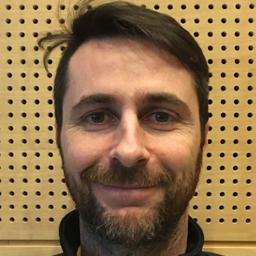
#> input picture 2020/L14/damiano.jpg, 256 x 256 px
$ jupyter execute 'ICA applied in images.ipynb'   (shell and % lines are left out)
#> lines starting #> are read from the running program, lines starting #| are printed output that depends on the picture; long printed decimals are rounded
[cell 1]
import cv2
import matplotlib.pyplot as plt
import numpy as np

[cell 2]
im1='4.jpg'
im2='5.jpg'
im2='frank.jpg'
#im2='ghasemi.jpg'
im1='damiano.jpg'

[cell 3]
# Function to show two images
def showTwoIm(im1, im2):
    plt.figure(figsize=(28, 14))
    plt.subplot(1,2,1)
    plt.imshow(im1,cmap='gray')
    plt.axis('off')
    plt.subplot(1,2,2)
    plt.imshow(im2,cmap='gray')
    plt.axis('off')
    plt.show()

[cell 4]
# Original images
S1 = cv2.imread(im1,0)
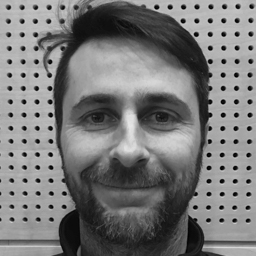
#> S1: shape (256, 256); min 0, max 230, mean 121
S2 = cv2.imread(im2,0)
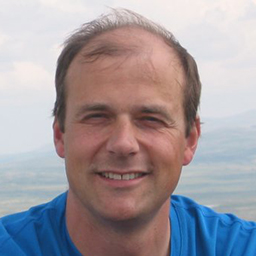
#> input picture 2020/L14/frank.jpg, 256 x 256 px
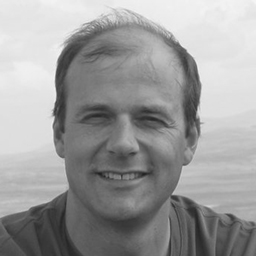
#> S2: shape (256, 256); min 32, max 244, mean 155.8
m,n = S1.shape
#> m = 256; n = 256
showTwoIm(S1, S2)

[cell 5]
plt.scatter(S1.flatten(),S2.flatten())

[cell 6]
# Mixing them
w = np.array([[0.6, 0.4], [0.4, 0.6]])

X1 = w[0,0]*S1 + w[0,1]*S2
X2 = w[1,0]*S1 + w[1,1]*S2
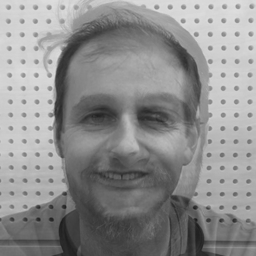
#> X2: shape (256, 256) float64; min 27.6, max 222.4, mean 141.9

showTwoIm(X1, X2)

[cell 7]
plt.scatter(X1.flatten(),X2.flatten())
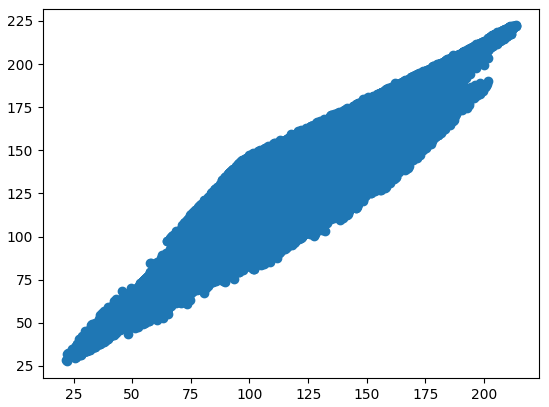
#> figure drawn by matplotlib, 1 panel

### Step 1: Rotation of the parallelogram
Finding the angle with maximal variance

Variance at an arbitrary angle of orientation:
$$Var(\theta)=\sum_{j=1}^{N}\left\{ [x_1(j) \quad x_2(j)] \begin{bmatrix}
cos \theta  \\
sin \theta \end{bmatrix} \right\}^2 $$
Differentiating with respect to $\theta$
$$ d\frac{Var(\theta)}{d \theta}=\sum_{j=1}^{N}[x_2^2(j)-x_1^2(j)]sin(2\theta)+2x_1(j)x_2(j)cos(2\theta)$$
Setting $ d\frac{Var(\theta)}{d \theta}=0$
$$\theta_o =\frac{1}{2}tan^{-1}\left [  \frac{-2\sum_{j=1}^{N}x_1(j)x_2(j)}{\sum_{j=1}^{N}[x_2^2(j)-x_1^2(j)]}  \right]$$

[cell 8]
# make it a vector and center data around mean

M, N = X1.shape
#> M = 256; N = 256

x1 = X1.reshape(M*N, 1)
x2 = X2.reshape(M*N, 1)

x1v = x1 - np.mean(x1)
x2v = x2 - np.mean(x2)

theta0 = 0.45*np.arctan( -2*np.sum(x1v*x2v) / np.sum(x1v**2-x2v**2) ); # compute 1st principal direction
#> theta0 = 0.705
print("Theta = ",theta0*180/np.pi)
#| Theta =  40.396

$$U^{*}=\begin{bmatrix}
cos\theta_o & sin \theta_o \\
-sin \theta_o & cos \theta_o
\end{bmatrix}$$

[cell 9]
Ustar = np.array([[np.cos(theta0), np.sin(theta0)],
               [-np.sin(theta0), np.cos(theta0)]])
#> Ustar = [[0.762, 0.648], [-0.648, 0.762]]

### Step 2: Scaling of parallelogram

Finding the scaling of the principal components
Variance along the two principal compoment axes:
$$\sigma_1=\sum_{j=1}^{N}\left\{[x_1(j)\quad x_2(j)] \begin{bmatrix}
cos\theta_o  \\
sin \theta_o \end{bmatrix}  \right\}^2$$
$$\sigma_2=\sum_{j=1}^{N}\left\{[x_1(j)\quad x_2(j)] \begin{bmatrix}
cos(\theta_o -\pi/2) \\
sin(\theta_o -\pi/2) \end{bmatrix}  \right\}^2$$

[cell 10]
sigma1 = np.sum( (x1v*np.cos(theta0) + x2v*np.sin(theta0))**2 )
#> sigma1 = 309933545.7
sigma2 = np.sum( (x1v*np.cos(theta0-np.pi/2) + x2v*np.sin(theta0 - np.pi/2))**2 )
#> sigma2 = 7912235.9

[cell 11]
print("sigma = ",sigma1/sigma2,sigma2/sigma2)
#| sigma =  39.171 1.0

To undo the scaling:
$$\Sigma^{-1}=\begin{bmatrix}
1/\sqrt{\sigma_1} & 0 \\
0 & 1/\sqrt{\sigma_2} \end{bmatrix}$$

[cell 12]
Sigma_inv = np.array([[1/np.sqrt(sigma1), 0],
                      [0, 1/np.sqrt(sigma2)]])
#> Sigma_inv = [[5.68e-05, 0], [0, 0.000356]]

[cell 13]
X1bar = (Ustar[0,0]*X1+Ustar[0,1]*X2)
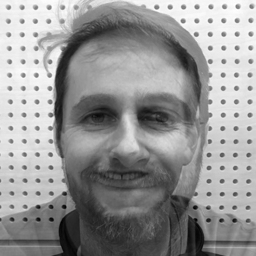
#> X1bar: shape (256, 256) float64; min 34.86, max 306.8, mean 194.7; drawn with min black and max white
X2bar = (Ustar[1,0]*X1+Ustar[1,1]*X2)
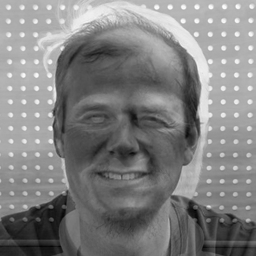
#> X2bar: shape (256, 256) float64; min -7.1, max 47.43, mean 20.6; drawn with min black and max white

### Step 3: Rotation to produce a separable probability distribution
$$kurt(\phi)=K(\phi)=\sum_{j=1}^{N}\left\{ [\bar{x}_1(j) \quad \bar{x}_2(j)] \begin{bmatrix}
cos \phi  \\
sin \phi \end{bmatrix} \right\}^4 $$

$$\bar{K}(\phi)=\sum_{j=1}^{N} \frac{1}{\bar{x}_1^{2}(j)+\bar{x}_2^{2}(j)}  \left\{ [\bar{x}_1(j) \quad \bar{x}_2(j)] \begin{bmatrix}
cos \phi  \\
sin \phi \end{bmatrix} \right\}^4 $$

$$\frac{d\bar{K}(\phi)}{d \phi}=0$$
gives
$$\phi_o=\frac{1}{4}tan^{-1}\left [ \frac{-\Sigma_{j=1}^{N}[2\bar{x}_1^3(j)\bar{x}_2(j)-2\bar{x}_1(j)\bar{x}_2^3(j)]/[\bar{x}_1^2(j)+x_2^2(j)]}{\Sigma_{j=1}^{N} [3\bar{x}_1^2(j)\bar{x}_2^2(j)-(1/2)\bar{x}_1^4(j)-(1/2)\bar{x}_2^4(j)]/[\bar{x}_1^2(j)+\bar{x}_2^2(j)]} \right ]
$$

[cell 14]
X1bar = Sigma_inv[0,0]*X1bar
X2bar = Sigma_inv[1,1]*X2bar

[cell 15]
x1vbar = X1bar.reshape(M*N, 1)
x2vbar = X2bar.reshape(M*N, 1)

phi0 = 0.82*np.arctan( -np.sum(2*(x1vbar**3)*x2vbar-2*x1vbar*(x2vbar**3)) /
                    np.sum(3*(x1vbar**2)*(x2vbar**2)-0.5*(x1vbar**4)-0.5*(x2vbar**4)))
#> phi0 = -0.556

V = np.array([[np.cos(phi0), np.sin(phi0)],
              [-np.sin(phi0), np.cos(phi0)]])
#> V = [[0.849, -0.528], [0.528, 0.849]]

m1 = V[0,0]*X1bar+V[0,1]*X2bar
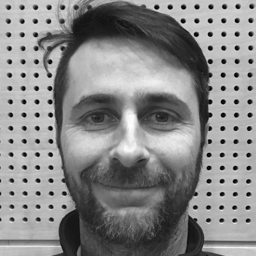
#> m1: shape (256, 256) float64; min -0.000845, max 0.011, mean 0.00553; drawn with min black and max white
m2 = V[1,0]*X1bar+V[1,1]*X2bar
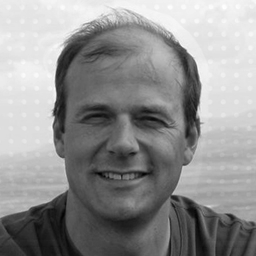
#> m2: shape (256, 256) float64; min 0.00224, max 0.0195, mean 0.0121; drawn with min black and max white

S1_hat = (m1 - np.min(m1))/(np.max(m1) - np.min(m1))
S2_hat = (m2 - np.min(m2))/(np.max(m2) - np.min(m2))

# Showing results

[cell 16]
showTwoIm(S1_hat, S2_hat)

[cell 17]
plt.scatter(S1_hat.flatten(),S2_hat.flatten())
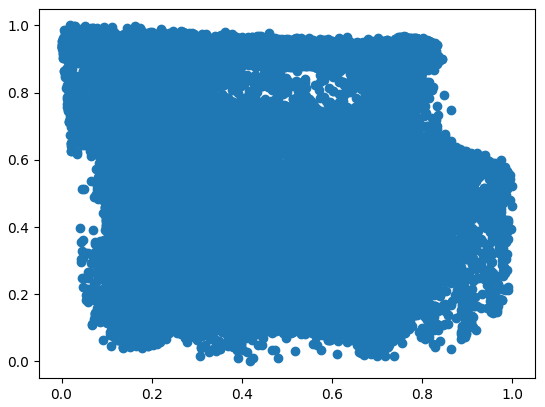
#> figure drawn by matplotlib, 1 panel
